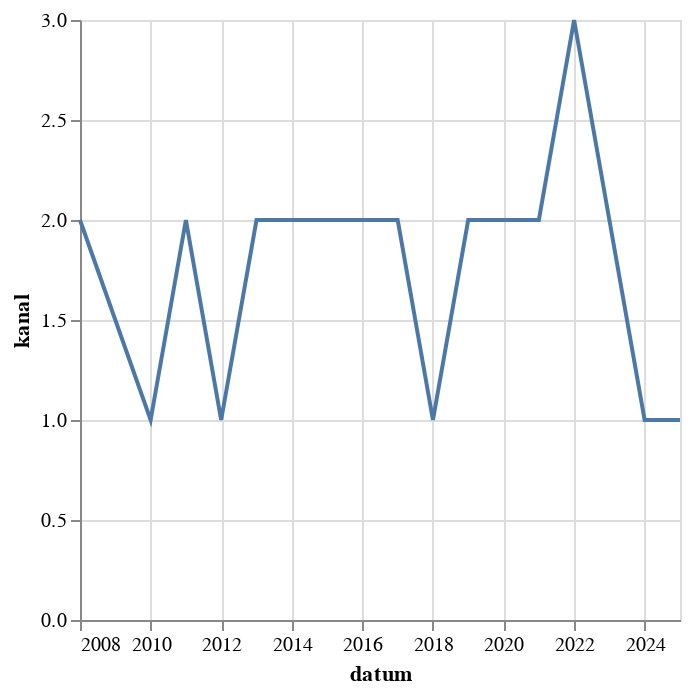

The notebook cell saved with this chart:
### Code cell
alt.Chart(
    df.filter(pl.col("nazev").str.contains("Samotáři")).sort(by="datum").group_by_dynamic(index_column="datum", every="1y").agg(pl.col("kanal").unique().len()).to_pandas()
).mark_line().encode(
    alt.X("datum:T"),
    alt.Y("kanal:Q")
)

### Figure 1 — Vega-Lite specification as saved in the notebook (floating-point values rounded to 4 significant figures)
{"config": {"view": {"continuousWidth": 300, "continuousHeight": 300}}, "data": {"name": "data-cfe1378e01f3ac3a833438b6b0803c23"}, "mark": {"type": "line"}, "encoding": {"x": {"field": "datum", "type": "temporal"}, "y": {"field": "kanal", "type": "quantitative"}}, "$schema": "https://vega.github.io/schema/vega-lite/v5.8.0.json", "datasets": {"data-cfe1378e01f3ac3a833438b6b0803c23": [{"datum": "2008-01-01T00:00:00", "kanal": 2}, {"datum": "2010-01-01T00:00:00", "kanal": 1}, {"datum": "2011-01-01T00:00:00", "kanal": 2}, {"datum": "2012-01-01T00:00:00", "kanal": 1}, {"datum": "2013-01-01T00:00:00", "kanal": 2}, {"datum": "2014-01-01T00:00:00", "kanal": 2}, {"datum": "2015-01-01T00:00:00", "kanal": 2}, {"datum": "2016-01-01T00:00:00", "kanal": 2}, {"datum": "2017-01-01T00:00:00", "kanal": 2}, {"datum": "2018-01-01T00:00:00", "kanal": 1}, {"datum": "2019-01-01T00:00:00", "kanal": 2}, {"datum": "2020-01-01T00:00:00", "kanal": 2}, {"datum": "2021-01-01T00:00:00", "kanal": 2}, {"datum": "2022-01-01T00:00:00", "kanal": 3}, {"datum": "2023-01-01T00:00:00", "kanal": 2}, {"datum": "2024-01-01T00:00:00", "kanal": 1}, {"datum": "2025-01-01T00:00:00", "kanal": 1}]}}
